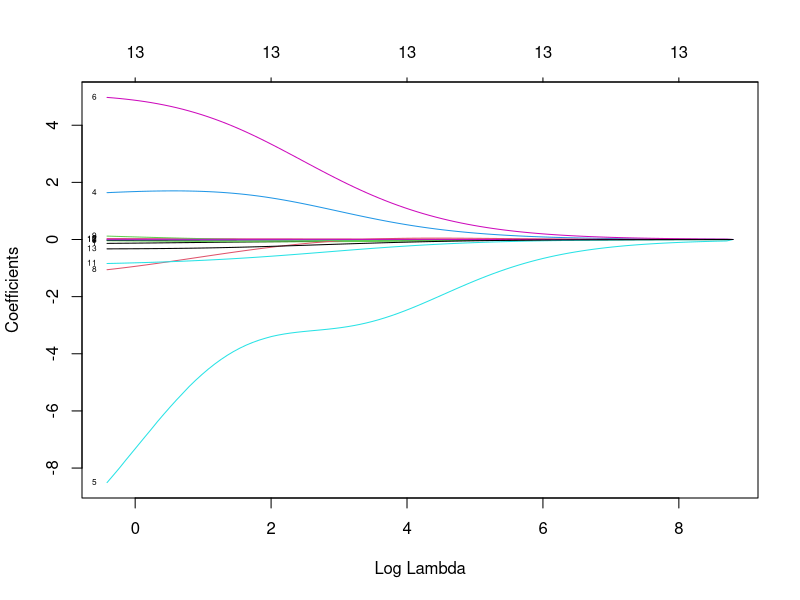
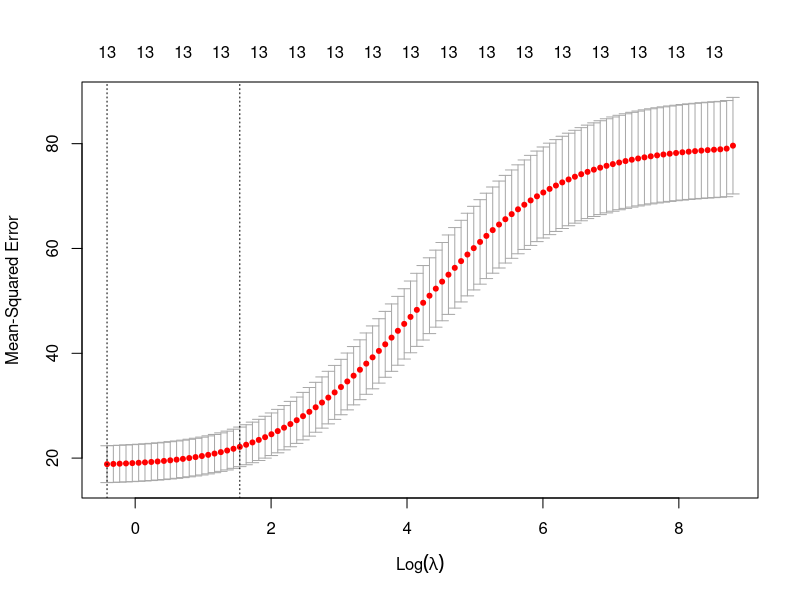
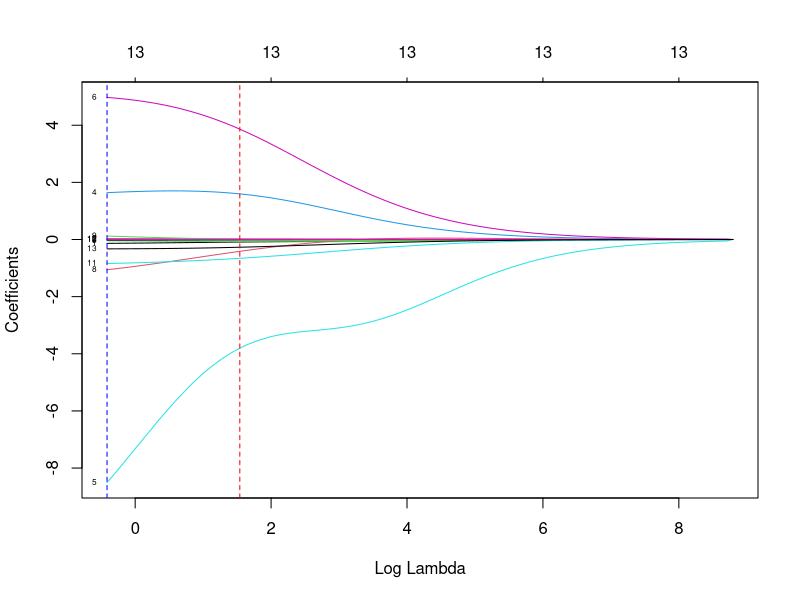
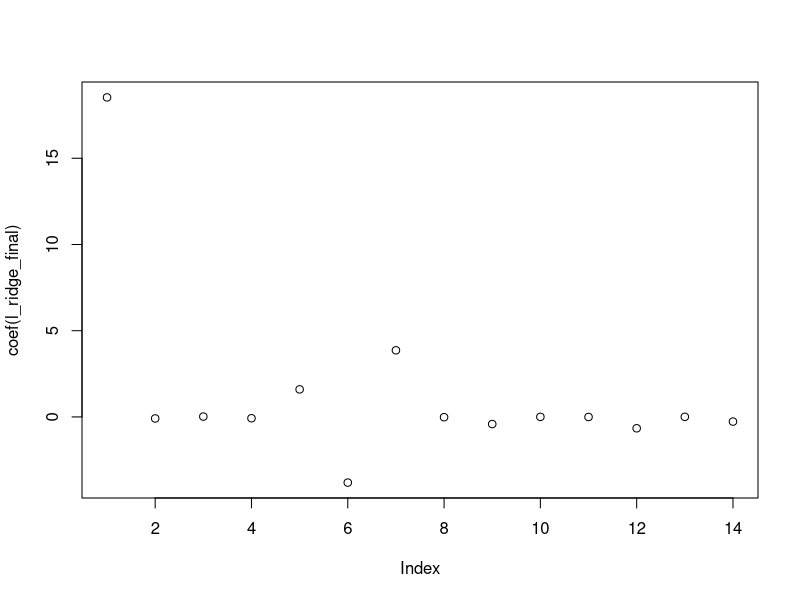

Generate these figures, in order, with R: (Note: this script raises an error after producing the figures.)

# Aim of this lab is:  To build ridge, lasso regression models using cross validation
# To observe how lambda- the regularization cofficent, effects the error
# To observe the relationship between lambda and attribute coefficents in each of the models
# To compare the performance of the two models

# It uses Boston housing dataset to build a model to predict the price of houses

# Libraries Needed
# install.packages("glmnet", repos = "https://cran.us.r-project.org")
# install.packages('Rcpp')
library(mlbench)    # Required for caret, Boston dataset
library(ggplot2)    # Plotting
library(caret)      # Sampling, cross validation
library(glmnet)     # regression models
library(tidyverse)  # for plotting
library(broom)     # for plotting coeffs


# Data - load data from mlbench
data("BostonHousing")
data <- BostonHousing
str(data)

# df <- data("BostonHousing")

# Data Partition
set.seed(222)
ind <- sample(2, nrow(data), replace = T, prob = c(0.7, 0.3))
train_data <- data[ind==1,]
test_data <- data[ind==2,]

# Go to help on glmnet. Note that glmnet uses matrices for x, y.
# converting dataframe into matrix

# Method 1
# We convert the data into matrix because the model "glmnet" we are going to use needs data in matrix form
# If your dataset contains categorical values, all variables need to be converted into numerical form before converting the dataset into a matrix
x <- data.matrix(train_data[,1:13])
y <- train_data$medv

xtest <- data.matrix(test_data[,1:13])
ytest <- test_data$medv

# Method 2
x= model.matrix(medv~., train_data)[,-1]
# In the ablove expression where the formula is used "medv~., train_data", 
# in matrix conversion medv goes into first column, this is then removed by removing the 1st column "-1"
y <- train_data$medv

# Ridge regression - glmnet parameter alpha=0 for ridge regression
# For numerical prediction choose family - gaussian, for classification family = binomial
# glmnet by defaut chooses 100 lambda values that are data dependent
l_ridge <- glmnet(x, y, family="gaussian", alpha=0)
plot(l_ridge, xvar = 'lambda', label=T)

# From the plot note that the coefficients reduce when lambda increases. 
# However all 13 attributes remain, none of them are dropped. 
# Now we need to find the best value for lambda. 
# This may be done using the built-in cross validation of cv.glmnet. 
# Look up this function the value of k for CV
# Now the question is on how to choose lambda value?
# The following plots MSE for various training and validation samples (concept to be covered in cross validation) and various lambdas 
cv_out_ridge = cv.glmnet(x, y, alpha =0)
plot (cv_out_ridge)
names(cv_out_ridge) # outputs created by cv_out_ridge
# two lambda values may be noted. 'lambda.min', 'lambda.1se'- lambda for error within 1 standard deviation
lambda_min <- cv_out_ridge$lambda.min
lambda_min
lambda_1se<- cv_out_ridge$lambda.1se
lambda_1se

# Now let us plot the ridge regression ouput once again
plot(l_ridge, xvar = 'lambda', label=T)
abline(v = log(cv_out_ridge$lambda.1se), col = "red", lty = "dashed")
abline(v = log(cv_out_ridge$lambda.min), col = "blue", lty = "dashed")

# Now set lambda to one of these values and build the model
l_ridge_final <- glmnet(x, y, family="gaussian", lambda = lambda_1se, alpha=0)
coef(l_ridge_final)
plot(coef(l_ridge_final))

# alternate plot of the coeffs
coef(l_ridge_final) %>%
  tidy() %>%
  filter(row != "(Intercept)") %>%
  top_n(25, wt = abs(value)) %>%
  ggplot(aes(value, reorder(row, value))) +
  geom_point() +
  ggtitle("Top 25 influential variables") +
  xlab("Coefficient") +
  ylab(NULL)

# Prediction with training set
p1 <- predict(l_ridge_final, x) #remeber to use x and not train_data
rmse_l_ridge_final <- sqrt(mean((train_data$medv-p1)^2))
rmse_l_ridge_final

# Convert test set attributes to a matrix, and predict target variable on test set and compute rmse

p1test <- predict(l_ridge_final, xtest) #remeber to use x and not train_data
rmse_l_ridge_final <- sqrt(mean((test_data$medv-p1test)^2))
rmse_l_ridge_final



# Repeat the same with lasso regression

cv_out_lasso = cv.glmnet(x, y, alpha = 1)
plot (cv_out_lasso)
names(cv_out_lasso)
# two lambda values may be noted. 'lambda.min', 'lambda.1se'- lambda for error within 1 standard deviation
lambda_min <- cv_out_lasso$lambda.min
lambda_min
lambda_1se<- cv_out_lasso$lambda.1se
lambda_1se

# Now let us plot the lasso regression ouput once again
l_lasso <- glmnet(x, y, family="gaussian", alpha=1)
plot(l_lasso, xvar = 'lambda', label=T)
abline(v = log(cv_out_lasso$lambda.1se), col = "red", lty = "dashed")
abline(v = log(cv_out_lasso$lambda.min), col = "blue", lty = "dashed")

# Now set lambda to one of these values and build the model
l_lasso_final <- glmnet(x, y, family="gaussian", lambda = lambda_1se, alpha=0)
coef(l_lasso_final)
plot(coef(l_lasso_final))

# Prediction with training set
p2 <- predict(l_lasso_final, x) #remeber to use x and not train_data
rmse_l_lasso_final <- sqrt(mean((train_data$medv-p2)^2))
rmse_l_lasso_final

p2test <- predict(l_lasso_final, xtest) #remeber to use x and not train_data
rmse_l_lasso_final <- sqrt(mean((test_data$medv-p2test)^2))
rmse_l_lasso_final
# Note the number variables for varying lambda
# Note the coeffs of lasso regression
# Finally predict using train and test set 
# compare the two models

